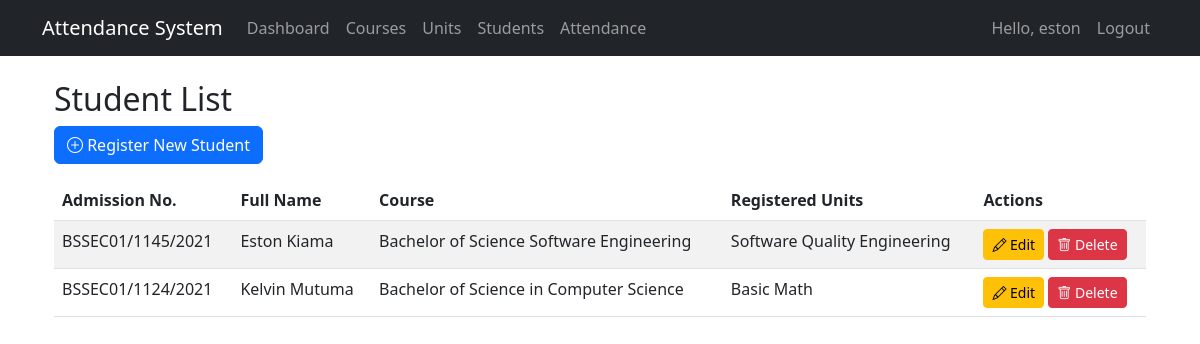
Screenshot of /attendance/admin/students/ (signed in) with the database file from the repository.
### attendance_app/models.py (models this page shows, shortened)
class Student(models.Model):
    GENDER_CHOICES = [
        ('M', 'Male'),
        ('F', 'Female'),
        ('O', 'Other'),
    ]
    user = models.OneToOneField(User, on_delete=models.CASCADE)
    admission_number = models.CharField(max_length=20, unique=True)
    full_name = models.CharField(max_length=100)
    photo = models.ImageField(upload_to=student_image_path, blank=True, null=True)
    course = models.ForeignKey(Course, on_delete=models.SET_NULL, null=True)
    registered_units = models.ManyToManyField(Unit, related_name='students')
    gender = models.CharField(max_length=1, choices=GENDER_CHOICES, blank=True, null=True)
    phone_number = models.CharField(max_length=15, blank=True, null=True)
    email = models.EmailField(blank=True, null=True)
    created_at = models.DateTimeField(auto_now_add=True)

class Course(models.Model):
    name = models.CharField(max_length=100)
    code = models.CharField(max_length=20, unique=True)
    description = models.TextField(blank=True)
    created_at = models.DateTimeField(auto_now_add=True)

class Unit(models.Model):
    course = models.ForeignKey(Course, on_delete=models.CASCADE, related_name='units')
    name = models.CharField(max_length=100)
    code = models.CharField(max_length=20, unique=True)
    description = models.TextField(blank=True)

### attendance_app/views.py (the view)
# urls.py: path('admin/students/', views.student_list, name='student_list'),
@login_required
@user_passes_test(is_admin)
def student_list(request):
    students = Student.objects.all()
    return render(request, 'attendance_app/admin/student_list.html', {'students': students})

### attendance_app/views.py (called while the page is built)
def is_admin(user):
    return user.is_superuser

### templates/attendance_app/admin/student_list.html (shortened to what this page needs)
{% extends "attendance_app/base.html" %}
{% block content %}
<div class="container mt-4">
    <h2>Student List</h2>
    <a href="{% url 'register_student' %}" class="btn btn-primary mb-3">
        <i class="bi bi-plus-circle"></i> Register New Student
    </a>
    <div class="table-responsive">
        <table class="table table-striped">
            <thead>
                <tr>
                    <th>Admission No.</th>
                    <th>Full Name</th>
                    <th>Course</th>
                    <th>Registered Units</th>
                    <th>Actions</th>
                </tr>
            </thead>
            <tbody>
                {% for student in students %}
                <tr>
                    <td>{{ student.admission_number }}</td>
                    <td>{{ student.full_name }}</td>
                    <td>
                        {% if student.course %}
                            {{ student.course.name }}
                        {% else %}
                            N/A
                        {% endif %}
                    </td>
                    <td>
                        {% for unit in student.registered_units.all %}
                            {{ unit.name }}{% if not forloop.last %}, {% endif %}
                        {% empty %}
                            No units registered
                        {% endfor %}
                    </td>
                    <td>
                        <a href="{% url 'edit_student' student.pk %}" class="btn btn-sm btn-warning">
                            <i class="bi bi-pencil"></i> Edit
                        </a>
                        <a href="{% url 'delete_student' student.pk %}" class="btn btn-sm btn-danger">
                            <i class="bi bi-trash"></i> Delete
                        </a>
                    </td>
                </tr>
                {% empty %}
                <tr>
                    <td colspan="5" class="text-center">No students registered yet.</td>
                </tr>
                {% endfor %}
            </tbody>
        </table>
    </div>
</div>
{% endblock %}

### templates/attendance_app/base.html (shortened to what this page needs)
<!DOCTYPE html>
<html lang="en">
<head>
    <link href="https://cdn.jsdelivr.net/npm/bootstrap@5.3.0/dist/css/bootstrap.min.css" rel="stylesheet">
    <link rel="stylesheet" href="https://cdn.jsdelivr.net/npm/bootstrap-icons@1.10.0/font/bootstrap-icons.css">
<link rel="stylesheet" href="https://cdn.jsdelivr.net/npm/bootstrap-icons@1.10.0/font/bootstrap-icons.css">
</head>
<body>
    <nav class="navbar navbar-expand-lg navbar-dark bg-dark">
        <div class="container">
            <a class="navbar-brand" href="{% url 'home' %}">Attendance System</a>
            <div class="collapse navbar-collapse" id="navbarNav">
                <ul class="navbar-nav me-auto">
                    {% if user.is_authenticated %}
                        {% if user.is_superuser %}
                            <li class="nav-item">
                                <a class="nav-link" href="{% url 'admin_dashboard' %}">Dashboard</a>
                            </li>
                            <li class="nav-item">
                                <a class="nav-link" href="{% url 'course_list' %}">Courses</a>
                            </li>
                            <li class="nav-item">
                                <a class="nav-link" href="{% url 'unit_list' %}">Units</a>
                            </li>
                            <li class="nav-item">
                                <a class="nav-link" href="{% url 'student_list' %}">Students</a>
                            </li>
                            <li class="nav-item">
                                <a class="nav-link" href="{% url 'attendance_records' %}">Attendance</a>
                            </li>
                        {% endif %}
                    {% endif %}
                </ul>
                <ul class="navbar-nav">
                    {% if user.is_authenticated %}
                        <li class="nav-item">
                            <span class="nav-link">Hello, {{ user.username }}</span>
                        </li>
                        <li class="nav-item">
                            <a class="nav-link" href="{% url 'logout' %}">Logout</a>
                        </li>
                    {% else %}
                        <li class="nav-item">
                            <a class="nav-link" href="{% url 'login' %}">Login</a>
                        </li>
                    {% endif %}
                </ul>
            </div>
        </div>
    </nav>
    <div class="container mt-4">
        {% block content %}{% endblock %}
    </div>
</body>
</html>

### rows the page displays
Student: admission_number "BSSEC01/1145/2021", full_name "Eston Kiama", course.name "Bachelor of Science Software Engineering"
Unit: name "Software Quality Engineering"
Student: admission_number "BSSEC01/1124/2021", full_name "Kelvin Mutuma", course.name "Bachelor of Science in Computer Science"
Unit: name "Basic Math"

### other values shown
{{ user.username }} "eston"
